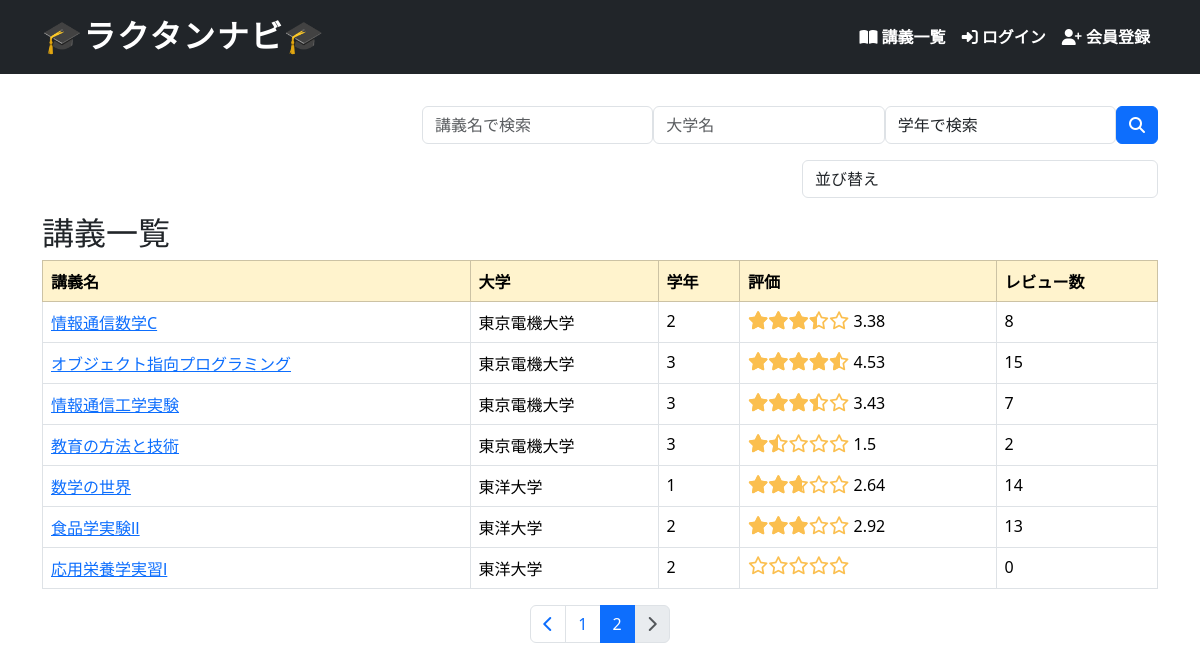
/lectures/?page=2, run on the app's committed database.
### helloworld/models.py (models this page shows, shortened)
class Lecture(models.Model):
    name = models.CharField(max_length=128)
    body = models.TextField(null=True, blank=True)
    university = models.CharField(max_length=128, null=True, blank=True)
    school_year = models.IntegerField(null=True, blank=True)
    average_score = models.FloatField(null=True, blank=True)
    reviews_count = models.IntegerField(default=0, blank=True)

### helloworld/views.py (the view)
# urls.py: path('lectures/', views.lecture_index, name='lectures_index'),
def lecture_index(request):
    search_name = request.GET.get('q_name') or "" # 検索キーワード
    search_year = request.GET.get('q_year') or ""
    search_university = request.GET.get('q_university') or ""
    sort = request.GET.get('sort')
    lectures_list = Lecture.objects.all()
    if search_name:
        lectures_list = lectures_list.filter(name__icontains=search_name)
    if search_year:
        lectures_list = lectures_list.filter(school_year=int(search_year))
    if search_university:
        lectures_list = lectures_list.filter(university__icontains=search_university)
    if sort == 'review_count_desc':
        lectures_list = lectures_list.order_by('-reviews_count')  # レビュー高い順
    elif sort == 'review_count_asc':
        lectures_list = lectures_list.order_by('reviews_count')  # レビュー低い順
    elif sort == 'average_score_desc':
        lectures_list = lectures_list.order_by('-average_score')  # 評価高い順
    elif sort == 'average_score_asc':
        lectures_list = lectures_list.order_by('average_score')  # 評価低い順
    paginator = Paginator(lectures_list, 10)
    page_number = request.GET.get('page')
    lectures = paginator.get_page(page_number)
    context = {
        'lectures': lectures,
        'search_name': search_name,
        'search_year': search_year,
        'search_university': search_university,
        'sort': sort,
    }
    return render(request, 'snippets/lectures/index.html', context)

### helloworld/templatetags/star_filters.py (called while the page is built)
@register.filter
def rating_to_percent(value):
    try:
        return float(value) / 5 * 100
    except (ValueError, TypeError):
        return 0

### helloworld/templates/snippets/lectures/index.html (shortened to what this page needs)
{% extends 'base.html' %}
{% load django_bootstrap5 %}
{% block main %}
<div class="row">
    <div class="col-12 col-md-8 offset-md-4">
        <form method="get" class="form-inline mb-3 d-flex">
          <input type="text" name="q_name" value="{{ search_name }}" placeholder="講義名で検索" class="form-control mr-2">
          <input type="text" name="q_university" value="{{ search_university }}" placeholder="大学名" class="form-control mr-2">
          <select name="q_year" class="form-control mr-2">
            <option value="">学年で検索</option>
          </select>
          <button type="submit" class="btn btn-primary"><i class="fa-solid fa-magnifying-glass"></i></button>
        </form>
    </div>
</div>
<div class="row">
    <div class="col-6 offset-6 col-md-4 offset-md-8">
        <form method="get" class="form-inline mb-3">
          <select name="sort" class="form-control mr-2" onchange="this.form.submit()">
            <option value="">並び替え</option>
          </select>
        </form>
    </div>
</div>
<h2>講義一覧</h2>
{% include 'lectures/_lectures_table.html' %}
{% endblock %}

### helloworld/templates/snippets/lectures/_lectures_table.html
<table class="table table-hover table-bordered">
    <thead class="table table-warning">
        <tr>
            <th>講義名</th>
            <th>大学</th>
            <th>学年</th>
            <th>評価</th>
            <th>レビュー数</th>
        </tr>
    </thead>
    <tbody>
        {% for lecture in lectures %}
        <tr>
            <td>
                <a href="{% url 'lectures_show' lecture.id %}">{{ lecture.name }}</a>
            </td>
            <td>{{ lecture.university|default:"–" }}</td>
            <td>{{ lecture.school_year|default:"–" }}</td>
            <td>
                {% load star_filters %}
                <div class="star-rating">
                  <div class="star-rating-fill" style="width: {{ lecture.average_score|rating_to_percent }}%;"></div>
                </div>
                {{ lecture.average_score|default:"" }}
            </td>
            <td>{{ lecture.reviews_count }}</td>
        </tr>
        {% endfor %}
    </tbody>
</table>
{% include '_pagination.html' with list=lectures %}

### helloworld/static/snippets/css/style.css (style rules this page uses)
.star-rating { position: relative; display: inline-block; font-size: 18px; }
.star-rating::before { content: '\f005\f005\f005\f005\f005'; font-family: 'Font Awesome 5 Free'; font-weight: 400; color: #fbbf4f; }
.star-rating-fill { position: absolute; top: 0; left: 0; overflow: hidden; white-space: nowrap; color: #fbbf4f; }
.star-rating-fill::before { content: '\f005\f005\f005\f005\f005'; font-family: 'Font Awesome 5 Free'; font-weight: 900; }

### data on the page
Lecture: name "情報通信数学C", university "東京電機大学", school_year "2", average_score "3.38", reviews_count "8"
Lecture: name "オブジェクト指向プログラミング", university "東京電機大学", school_year "3", average_score "4.53", reviews_count "15"
Lecture: name "情報通信工学実験", university "東京電機大学", school_year "3", average_score "3.43", reviews_count "7"
Lecture: name "教育の方法と技術", university "東京電機大学", school_year "3", average_score "1.5", reviews_count "2"
Lecture: name "数学の世界", university "東洋大学", school_year "1", average_score "2.64", reviews_count "14"
Lecture: name "食品学実験Ⅱ", university "東洋大学", school_year "2", average_score "2.92", reviews_count "13"
Lecture: name "応用栄養学実習Ⅰ", university "東洋大学", school_year "2", reviews_count "0"

### other printed values
{{ num }} "1"
{{ num }} "2"
